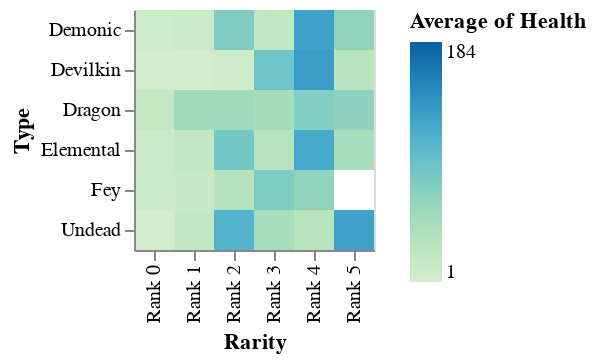

The notebook cell this image was saved under:
### Code cell
# Categorical Features for Heatmap
x_cat = 'Rarity'
y_cat = 'Type'
target_cat = 'Health'

# Heatmap
def chart_heatmap(df, x, y, target) -> Chart:
    chart = Chart(df).mark_rect().encode(
        x=x_cat+':O',
        y=y_cat+':O',
        color=alt.Color('average(' + target_cat + '):Q', scale=alt.Scale(scheme='greenblue')),
        tooltip=[x_cat, y_cat, target_cat]
    )
    return chart

heatmap = chart_heatmap(df, x, y, target)
heatmap.display()

### Figure 1 — Vega-Lite specification as saved in the notebook (floating-point values rounded to 4 significant figures; data arrays with more than 128 entries replaced by an {"elided": "..."} marker saying what was removed)
{"config": {"view": {"continuousWidth": 300, "continuousHeight": 300}}, "data": {"name": "data-10c7fe2e8bb736b6ee34b577a6310fa7"}, "mark": {"type": "rect"}, "encoding": {"color": {"aggregate": "average", "field": "Health", "scale": {"scheme": "greenblue"}, "type": "quantitative"}, "tooltip": [{"field": "Rarity", "type": "nominal"}, {"field": "Type", "type": "nominal"}, {"field": "Health", "type": "quantitative"}], "x": {"field": "Rarity", "type": "ordinal"}, "y": {"field": "Type", "type": "ordinal"}}, "$schema": "https://vega.github.io/schema/vega-lite/v5.16.3.json", "datasets": {"data-10c7fe2e8bb736b6ee34b577a6310fa7": {"elided": "1000 records"}}}
